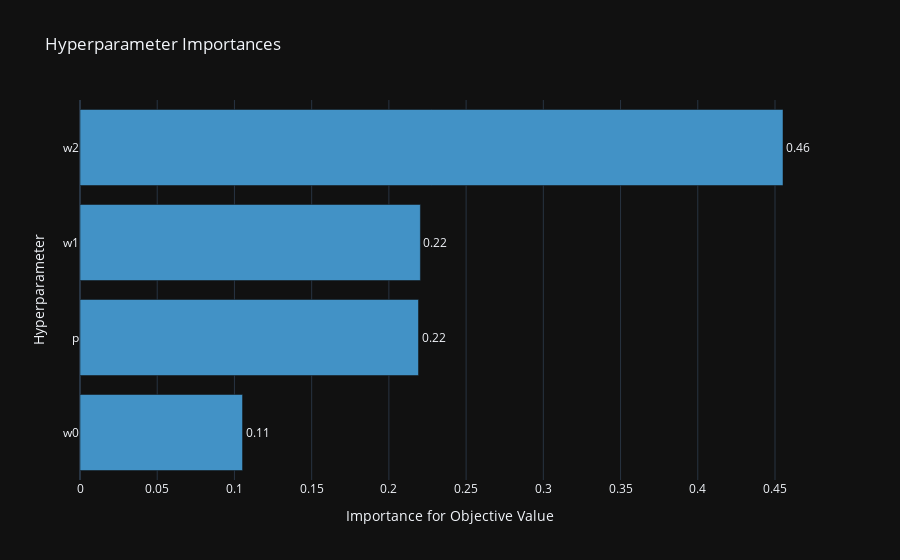

The code cell stored with this chart in its notebook:
### Code cell
fig = optuna.visualization.plot_param_importances(gmb.study)
fig.show()

### Figure 1 — Plotly figure (JSON) as saved in the notebook; plotly's stock layout.template omitted (floating-point values rounded to 4 significant figures)
{"data": [{"cliponaxis": false, "hovertemplate": ["w0 (FloatDistribution): 0.10524703849246768<extra></extra>", "p (FloatDistribution): 0.2191740189432152<extra></extra>", "w1 (FloatDistribution): 0.22040006823130603<extra></extra>", "w2 (FloatDistribution): 0.45517887433301113<extra></extra>"], "marker": {"color": "rgb(66,146,198)"}, "orientation": "h", "text": ["0.11", "0.22", "0.22", "0.46"], "textposition": "outside", "x": [0.1052, 0.2192, 0.2204, 0.4552], "y": ["w0", "p", "w1", "w2"], "type": "bar"}], "layout": {"showlegend": false, "title": {"text": "Hyperparameter Importances"}, "xaxis": {"title": {"text": "Importance for Objective Value"}}, "yaxis": {"title": {"text": "Hyperparameter"}}}}
